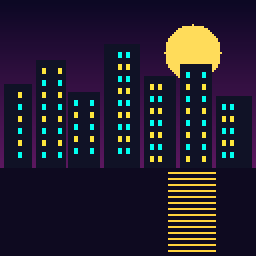
#> input picture sample_media/01_cyber_city.bmp, 256 x 256 px
$ python convert_media.py ../sample_media/01_cyber_city.bmp
#> lines starting #> are read from the running program, lines starting #| are printed output that depends on the picture
#!/usr/bin/env python3
"""
Convert any image or folder of images to 128x128 16-bit RGB565 binary (.rgb)
for Spotpear ESP32-C3 1.44" ST7735 LittleFS.
"""
import sys
import os

try:
    from PIL import Image, ImageFilter, ImageEnhance
except ImportError:
    print("Please install Pillow: pip install pillow")
    sys.exit(1)

def convert_to_rgb565(input_path, output_path):
#> called with input_path = '../sample_media/01_cyber_city.bmp', output_path = '../sample_media/01_cyber_city.rgb'
    img = Image.open(input_path).convert('RGB')
#> img is the input picture: PIL image 256x256 RGB; mean R, G, B 36.5, 31.1, 46.4
    # Center Crop to square
    w, h = img.size
#> w = 256; h = 256
    min_dim = min(w, h)
#> min_dim = 256
    left = (w - min_dim) // 2
#> left = 0
    top = (h - min_dim) // 2
#> top = 0
    img = img.crop((left, top, left + min_dim, top + min_dim))

    # Step-down resize with Lanczos
    img = img.resize((128, 128), Image.Resampling.LANCZOS)
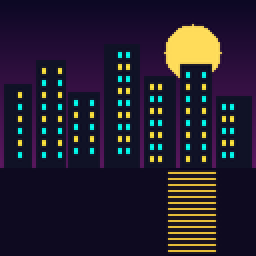
#> img: PIL image 128x128 RGB (shown 2 times larger); mean R, G, B 36.5, 31.1, 46.3

    # Mild contrast (+10%) & color vibrancy (+15%) optimized for ST7735 LCD
    enh_c = ImageEnhance.Contrast(img)
    img = enh_c.enhance(1.10)
    enh_s = ImageEnhance.Color(img)
    img = enh_s.enhance(1.15)
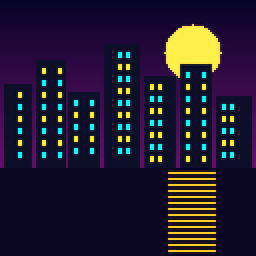
#> img: PIL image 128x128 RGB (shown 2 times larger); mean R, G, B 35.7, 28.9, 48.7

    # Edge Sharpening
    img = img.filter(ImageFilter.UnsharpMask(radius=1.2, percent=130, threshold=2))
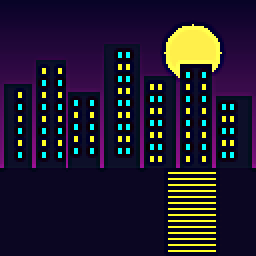
#> img: PIL image 128x128 RGB (shown 2 times larger); mean R, G, B 33.3, 26.8, 46.3

    # Floyd-Steinberg error diffusion dithering to RGB565
    pixels = list(img.getdata())
#> pixels = 16384 items, first 6: (8, 4, 39), (8, 4, 39), (8, 4, 39), (8, 4, 39), (8, 4, 39), (8, 4, 39)
    r_buf = [float(p[0]) for p in pixels]
#> r_buf = 16384 values, max 255 at index 1632, min 0 at index 1376, mean 33.34
    g_buf = [float(p[1]) for p in pixels]
#> g_buf = 16384 values, max 255 at index 1632, min 0 at index 1374, mean 26.83
    b_buf = [float(p[2]) for p in pixels]
#> b_buf = 16384 values, max 255 at index 3387, min 0 at index 3261, mean 46.26

    raw_bytes = bytearray(128 * 128 * 2)
    idx = 0

    for y in range(128):
        for x in range(128):
            p = y * 128 + x
            cur_r = max(0.0, min(255.0, r_buf[p]))
            cur_g = max(0.0, min(255.0, g_buf[p]))
            cur_b = max(0.0, min(255.0, b_buf[p]))

            r5 = max(0, min(31, int(round(cur_r * 31.0 / 255.0))))
            g6 = max(0, min(63, int(round(cur_g * 63.0 / 255.0))))
            b5 = max(0, min(31, int(round(cur_b * 31.0 / 255.0))))

            qr = (r5 * 255.0 + 15.0) / 31.0
            qg = (g6 * 255.0 + 31.0) / 63.0
            qb = (b5 * 255.0 + 15.0) / 31.0

            err_r = cur_r - qr
            err_g = cur_g - qg
            err_b = cur_b - qb

            if x + 1 < 128:
                n1 = p + 1
                r_buf[n1] += err_r * (7.0 / 16.0)
                g_buf[n1] += err_g * (7.0 / 16.0)
                b_buf[n1] += err_b * (7.0 / 16.0)
            if y + 1 < 128:
                if x > 0:
                    n2 = p + 128 - 1
                    r_buf[n2] += err_r * (3.0 / 16.0)
                    g_buf[n2] += err_g * (3.0 / 16.0)
                    b_buf[n2] += err_b * (3.0 / 16.0)
                n3 = p + 128
                r_buf[n3] += err_r * (5.0 / 16.0)
                g_buf[n3] += err_g * (5.0 / 16.0)
                b_buf[n3] += err_b * (5.0 / 16.0)
                if x + 1 < 128:
                    n4 = p + 128 + 1
                    r_buf[n4] += err_r * (1.0 / 16.0)
                    g_buf[n4] += err_g * (1.0 / 16.0)
                    b_buf[n4] += err_b * (1.0 / 16.0)

            c = (r5 << 11) | (g6 << 5) | b5
            raw_bytes[idx]     = (c >> 8) & 0xFF
            raw_bytes[idx + 1] = c & 0xFF
            idx += 2
#> after the loop, b_buf = 16384 values, max 257.9 at index 4701, min -3.02 at index 5268, mean 46.02; g_buf = 16384 values, max 255.3 at index 4057, min -1.79 at index 1498, mean 26.25; idx = 32768; r_buf = 16384 values, max 255.7 at index 11092, min -3.22 at index 2133, mean 33.02

    with open(output_path, 'wb') as f:
        f.write(raw_bytes)
    print(f"Saved (HD Dithered RGB565): {output_path} ({len(raw_bytes)} bytes)")
#| Saved (HD Dithered RGB565): ../sample_media/01_cyber_city.rgb (32768 bytes)

if __name__ == '__main__':
    if len(sys.argv) < 2:
        print("Usage: python convert_media.py <image_or_folder>")
        sys.exit(1)

    target = sys.argv[1]
    if os.path.isfile(target):
        out_name = os.path.splitext(target)[0] + ".rgb"
        convert_to_rgb565(target, out_name)
    elif os.path.isdir(target):
        for fname in os.listdir(target):
            if fname.lower().endswith(('.png', '.jpg', '.jpeg', '.webp', '.bmp')):
                in_p = os.path.join(target, fname)
                out_p = os.path.join(target, os.path.splitext(fname)[0] + ".rgb")
                convert_to_rgb565(in_p, out_p)
